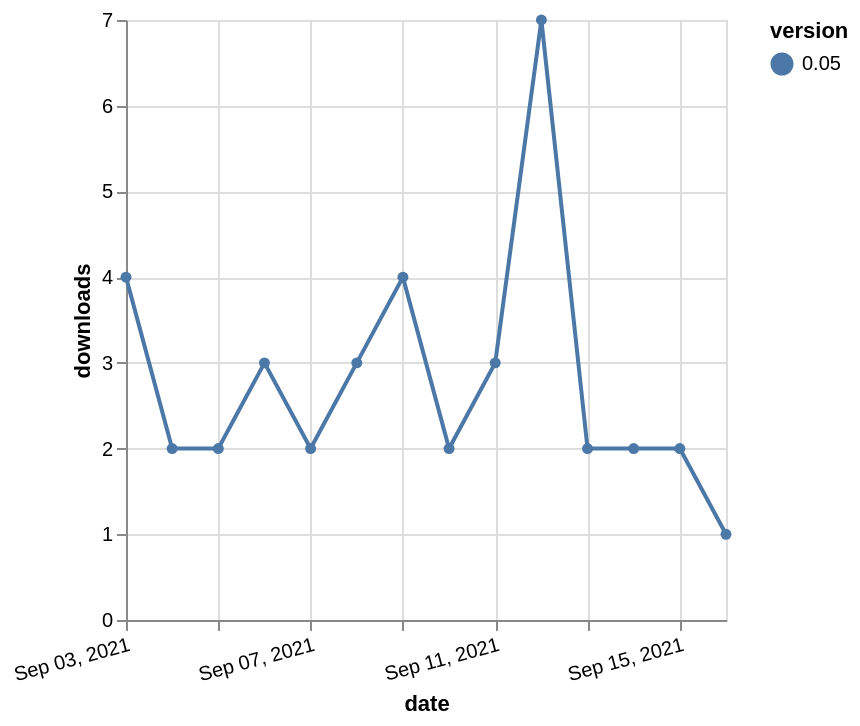

Here is the Vega-Lite specification saved for this chart:
### Vega-Lite specification from a JSON file in a GitHub repository (floating-point values rounded to 4 significant figures)
{"$schema": "https://vega.github.io/schema/vega-lite/v5.json", "description": "A simple bar chart with embedded data.", "data": {"values": [{"date": "2021-09-03", "total": 3162, "delta": 4, "version": "0.05"}, {"date": "2021-09-04", "total": 3164, "delta": 2, "version": "0.05"}, {"date": "2021-09-05", "total": 3166, "delta": 2, "version": "0.05"}, {"date": "2021-09-06", "total": 3169, "delta": 3, "version": "0.05"}, {"date": "2021-09-07", "total": 3171, "delta": 2, "version": "0.05"}, {"date": "2021-09-08", "total": 3174, "delta": 3, "version": "0.05"}, {"date": "2021-09-09", "total": 3178, "delta": 4, "version": "0.05"}, {"date": "2021-09-10", "total": 3180, "delta": 2, "version": "0.05"}, {"date": "2021-09-11", "total": 3183, "delta": 3, "version": "0.05"}, {"date": "2021-09-12", "total": 3190, "delta": 7, "version": "0.05"}, {"date": "2021-09-13", "total": 3192, "delta": 2, "version": "0.05"}, {"date": "2021-09-14", "total": 3194, "delta": 2, "version": "0.05"}, {"date": "2021-09-15", "total": 3196, "delta": 2, "version": "0.05"}, {"date": "2021-09-16", "total": 3197, "delta": 1, "version": "0.05"}]}, "width": "container", "mark": {"type": "line", "point": {"filled": true}}, "encoding": {"x": {"field": "date", "type": "temporal", "timeUnit": "yearmonthdate", "title": "date", "axis": {"labelAngle": -15}}, "y": {"field": "delta", "type": "quantitative", "title": "downloads"}, "color": {"field": "version", "type": "nominal"}, "tooltip": {"field": "delta"}}}
